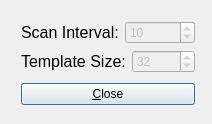
<?xml version="1.0" encoding="UTF-8"?>
<ui version="4.0">
 <class>ControlsWindowClass</class>
 <widget class="QDialog" name="ControlsWindowClass">
  <property name="geometry">
   <rect>
    <x>0</x>
    <y>0</y>
    <width>212</width>
    <height>124</height>
   </rect>
  </property>
  <property name="windowTitle">
   <string>Qcorr Controls</string>
  </property>
  <widget class="QFrame" name="controlsWindow_frame">
   <property name="geometry">
    <rect>
     <x>10</x>
     <y>10</y>
     <width>196</width>
     <height>106</height>
    </rect>
   </property>
   <layout class="QVBoxLayout" name="verticalLayout">
    <item>
     <layout class="QHBoxLayout" name="scanInterval_horizontalLayout">
      <item>
       <widget class="QLabel" name="scanInterval_label">
        <property name="sizePolicy">
         <sizepolicy hsizetype="Expanding" vsizetype="Preferred">
          <horstretch>0</horstretch>
          <verstretch>0</verstretch>
         </sizepolicy>
        </property>
        <property name="font">
         <font>
          <family>Arial</family>
          <pointsize>12</pointsize>
         </font>
        </property>
        <property name="text">
         <string>&lt;!DOCTYPE HTML PUBLIC &quot;-//W3C//DTD HTML 4.0//EN&quot; &quot;http://www.w3.org/TR/REC-html40/strict.dtd&quot;&gt;
&lt;html&gt;&lt;head&gt;&lt;meta name=&quot;qrichtext&quot; content=&quot;1&quot; /&gt;&lt;style type=&quot;text/css&quot;&gt;
p, li { white-space: pre-wrap; }
&lt;/style&gt;&lt;/head&gt;&lt;body style=&quot; font-family:'Arial'; font-size:12pt; font-weight:400; font-style:normal;&quot;&gt;
&lt;p style=&quot; margin-top:0px; margin-bottom:0px; margin-left:0px; margin-right:0px; -qt-block-indent:0; text-indent:0px;&quot;&gt;Scan Interval:&lt;/p&gt;&lt;/body&gt;&lt;/html&gt;</string>
        </property>
       </widget>
      </item>
      <item>
       <widget class="QSpinBox" name="scanInterval_spinBox">
        <property name="enabled">
         <bool>false</bool>
        </property>
        <property name="sizePolicy">
         <sizepolicy hsizetype="Expanding" vsizetype="Fixed">
          <horstretch>0</horstretch>
          <verstretch>0</verstretch>
         </sizepolicy>
        </property>
        <property name="font">
         <font>
          <family>Arial</family>
         </font>
        </property>
        <property name="minimum">
         <number>1</number>
        </property>
        <property name="value">
         <number>10</number>
        </property>
       </widget>
      </item>
     </layout>
    </item>
    <item>
     <layout class="QHBoxLayout" name="templateSize_horizontalLayout">
      <item>
       <widget class="QLabel" name="templateSize_label">
        <property name="sizePolicy">
         <sizepolicy hsizetype="Expanding" vsizetype="Preferred">
          <horstretch>0</horstretch>
          <verstretch>0</verstretch>
         </sizepolicy>
        </property>
        <property name="font">
         <font>
          <family>Arial</family>
          <pointsize>12</pointsize>
         </font>
        </property>
        <property name="text">
         <string>&lt;!DOCTYPE HTML PUBLIC &quot;-//W3C//DTD HTML 4.0//EN&quot; &quot;http://www.w3.org/TR/REC-html40/strict.dtd&quot;&gt;
&lt;html&gt;&lt;head&gt;&lt;meta name=&quot;qrichtext&quot; content=&quot;1&quot; /&gt;&lt;style type=&quot;text/css&quot;&gt;
p, li { white-space: pre-wrap; }
&lt;/style&gt;&lt;/head&gt;&lt;body style=&quot; font-family:'Arial'; font-size:12pt; font-weight:400; font-style:normal;&quot;&gt;
&lt;p style=&quot; margin-top:0px; margin-bottom:0px; margin-left:0px; margin-right:0px; -qt-block-indent:0; text-indent:0px;&quot;&gt;Template Size:&lt;/p&gt;&lt;/body&gt;&lt;/html&gt;</string>
        </property>
       </widget>
      </item>
      <item>
       <widget class="QSpinBox" name="templateSize_spinBox">
        <property name="enabled">
         <bool>false</bool>
        </property>
        <property name="sizePolicy">
         <sizepolicy hsizetype="Expanding" vsizetype="Fixed">
          <horstretch>0</horstretch>
          <verstretch>0</verstretch>
         </sizepolicy>
        </property>
        <property name="font">
         <font>
          <family>Arial</family>
         </font>
        </property>
        <property name="value">
         <number>32</number>
        </property>
       </widget>
      </item>
     </layout>
    </item>
    <item>
     <spacer name="verticalSpacer">
      <property name="orientation">
       <enum>Qt::Vertical</enum>
      </property>
      <property name="sizeHint" stdset="0">
       <size>
        <width>20</width>
        <height>40</height>
       </size>
      </property>
     </spacer>
    </item>
    <item>
     <widget class="QPushButton" name="close_pushButton">
      <property name="text">
       <string>&amp;Close</string>
      </property>
     </widget>
    </item>
   </layout>
  </widget>
 </widget>
 <layoutdefault spacing="6" margin="11"/>
 <resources/>
 <connections/>
</ui>
